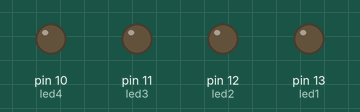
Recording of a sketch running on a simulated Arduino Uno, built with avr-gcc and run on an emulated ATmega328P. On the bench: output pins drawn as LEDs (lit = HIGH).

Above: at 0.2 s.
At 2.5 s:
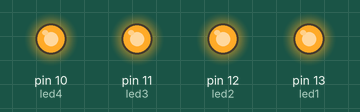
Timing chart, 0 to 3.5 s (numbered marks = the images above):
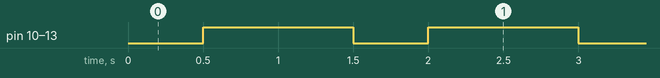

Measured:
- by itself, pin 10 (led4), pin 11 (led3), pin 12 (led2), pin 13 (led1): alternates HIGH for 1.0 s and LOW for 0.50 s

The sketch:

light_show.ino
```cpp
int led1 = 13;
int led2 = 12;
int led3 = 11;
int led4 = 10;

void setup() {
  pinMode(led1, OUTPUT);
  pinMode(led2, OUTPUT);
  pinMode(led3, OUTPUT);
  pinMode(led4, OUTPUT);
}

void loop() {
  digitalWrite(led1, LOW);
  digitalWrite(led2, LOW);
  digitalWrite(led3, LOW);
  digitalWrite(led4, LOW);

  delay(500);

  digitalWrite(led1, HIGH);
  digitalWrite(led2, HIGH);
  digitalWrite(led3, HIGH);
  digitalWrite(led4, HIGH);

  delay(1000);

}
```
